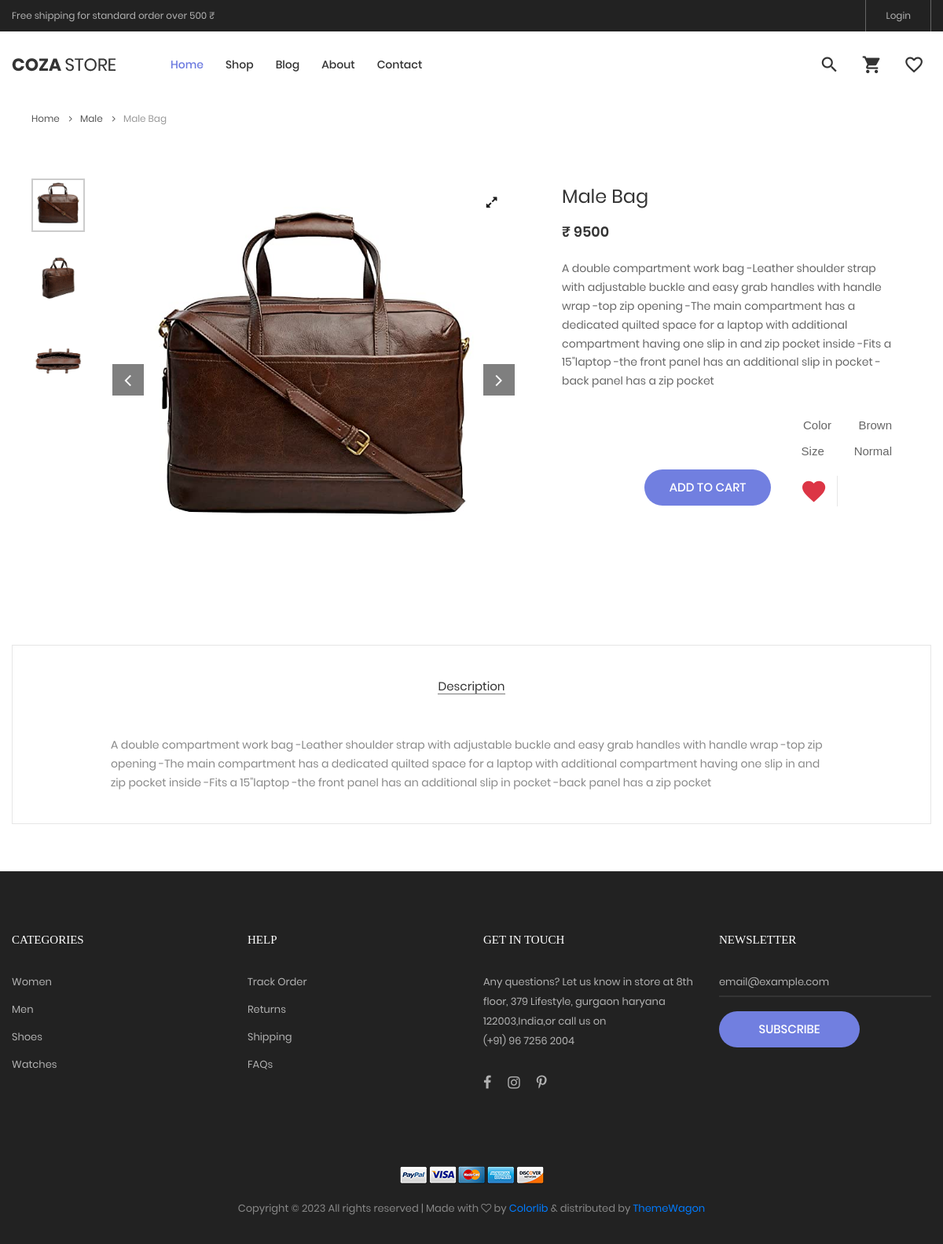
/product-detail/2/, run on the app's committed database.
### mainapp/models.py (models this page shows, shortened)
class Product(models.Model):
    id = models.AutoField(primary_key=True)
    name = models.CharField(max_length=40)
    maincategory = models.ForeignKey(Maincategory,on_delete=models.CASCADE)
    subcategory = models.ForeignKey(Subcategory,on_delete=models.CASCADE)
    color = models.CharField(max_length=15)
    size = models.CharField(max_length=10,default="",blank=True,null=True)
    baseprice = models.IntegerField()
    discount = models.IntegerField()
    finalprice = models.IntegerField()
    stock = models.BooleanField(default=True)
    discription = models.TextField()
    pic1 = models.ImageField(upload_to="Pics",default="",blank=True,null=True)
    pic2 = models.ImageField(upload_to="Pics",default="",blank=True,null=True)
    pic3 = models.ImageField(upload_to="Pics",default="",blank=True,null=True)

class Maincategory(models.Model):
    id = models.AutoField(primary_key=True)
    name = models.CharField(max_length=20,unique=True)
    def __str__(self):
        return self.name

### mainapp/views.py (the view)
# urls.py: path("product-detail/<int:num>/",views.productDetail),
def productDetail(Request, num):
    data = Product.objects.get(id=num)
    maincategory = Maincategory.objects.all()
    return render(Request, "product-detail.html", {'data': data, 'maincategory': maincategory})

### mainapp/templates/product-detail.html (shortened to what this page needs)
{% extends 'index.html' %}
{% block body %}
<div class="container ">
	<div class="bread-crumb flex-w p-l-25 p-r-15 p-t-100 p-lr-0-lg ">
		<a href="/" class="stext-109 cl8 hov-cl1 trans-04">
			Home
			<i class="fa fa-angle-right m-l-9 m-r-10" aria-hidden="true"></i>
		</a>
		<a href="/shop/All/All/" class="stext-109 cl8 hov-cl1 trans-04">
			{{data.maincategory}}
			<i class="fa fa-angle-right m-l-9 m-r-10" aria-hidden="true"></i>
		</a>
		<span class="stext-109 cl4">
			{{data.name}}
		</span>
	</div>
</div>
<section class="sec-product-detail bg0 p-t-65 p-b-60">
	<div class="container">
		<div class="row">
			<div class="col-md-6 col-lg-7 p-b-30">
				<div class="p-l-25 p-r-30 p-lr-0-lg">
					<div class="wrap-slick3 flex-sb flex-w">
						<div class="wrap-slick3-dots"></div>
						<div class="slick3 gallery-lb">
							<div class="item-slick3" data-thumb="{{data.pic1.url}}">
								<div class="wrap-pic-w pos-relative">
									<img src="{{data.pic1.url}}" alt="IMG-PRODUCT">
									<a class="flex-c-m size-108 how-pos1 bor0 fs-16 cl10 bg0 hov-btn3 trans-04"
										href="{{data.pic1.url}}">
										<i class="fa fa-expand"></i>
									</a>
								</div>
							</div>
						</div>
					</div>
				</div>
			</div>
			<div class="col-md-6 col-lg-5 p-b-30">
				<div class="p-r-50 p-t-5 p-lr-0-lg">
					<h4 class="mtext-105 cl2 js-name-detail p-b-14">
						{{data.name}}
					</h4>
					<span class="mtext-106 cl2">
						&#8377; {{data.finalprice}}
					</span>
					<p class="stext-102 cl3 p-t-23">
						{{data.discription}}
					</p>
					<div class="p-t-33">
						<div class="flex-w flex-r-m p-b-10">
							<div class="size-203 flex-c-m respon6">Color</div>
							{{data.color}}
						</div>
						<div class="flex-w flex-r-m p-b-10">
							<div class="size-203 flex-c-m respon6">Size</div>{{data.size}}
						</div>
						<div class="flex-w flex-r-m p-b-10">
							<div class="size-204 flex-w flex-m respon6-next">
								<button><a href="/add_to_cart/{{data.id}}"
										class="flex-c-m stext-101 cl0 size-101 bg1 bor1 hov-btn1 p-lr-15 trans-04 js-addcart-detail">Add
										to cart</a></button>
								<div class="flex-w flex-m p-l-10 p-t-10 respon7">
									<div class="flex-m bor9 p-r-10 m-r-11">
										<a href="/add_to_wishlist/{{data.id}}"
											class="fs-14 cl3 hov-cl1 trans-04 lh-10 p-lr-5 p-tb-2 js-addwish-detail tooltip100"
											data-tooltip="Add to Wishlist">
											<i class="zmdi zmdi-favorite fs-35 m-l-25 text-danger"></i>
										</a>
									</div>
								</div>
							</div>
						</div>
					</div>
				</div>
			</div>
		</div>
		<div class="bor10 m-t-50 p-t-43 p-b-40">
			<div class="tab01">
				<ul class="nav nav-tabs" role="tablist">
					<li class="nav-item p-b-10">
						<a class="nav-link active" data-toggle="tab" href="#description" role="tab">Description</a>
					</li>
				</ul>
				<div class="tab-content p-t-43">
					<div class="tab-pane fade show active" id="description" role="tabpanel">
						<div class="how-pos2 p-lr-15-md">
							<p class="stext-102 cl6">
								{{data.discription}}
							</p>
						</div>
					</div>
				</div>
			</div>
		</div>
	</div>
</section>
{% endblock%}

### mainapp/static/css/main.css (style rules this page uses)
.container { max-width: 1380px; }
@media (max-width: 1600px) { .container { max-width: 1200px; } }
.slick-slide { outline: none !important; }
.wrap-slick3 { position: relative; }
.wrap-slick3-dots { width: 11.111111%; }
.slick3 { width: 83.333333%; }
.tab01 .nav-tabs { display: -webkit-box; display: -webkit-flex; display: -moz-box; display: -ms-flexbox; display: flex; flex-wrap: wrap; justify-content: center; align-items: center; border: none; }
.tab01 .nav-tabs .nav-item { margin: 0px 15px; }
.tab01 .nav-link { font-family: Poppins-Regular; font-size: 15px; color: #888; line-height: 1.2; padding: 0; border-radius: 0px; border: none; border-bottom: 1px solid transparent; -webkit-transition: all 0.4s; -o-transition: all 0.4s; -moz-transition: all 0.4s; transition: all 0.4s; }
.tab01 .nav-link.active { color: #333; border-color: #797979; }
.tooltip100 { position: relative; }
.tooltip100::after { content: attr(data-tooltip); font-family: Poppins-Regular; font-size: 12px; color: #888; line-height: 18px; white-space: nowrap; display: block; position: absolute; background: #fff; border: 1px solid #ccc; height: 20px; padding: 0px 8px; top: -35px; left: 50%; -webkit-transform: translateX(-50%); -moz-transform: translateX(-50%); -ms-transform: translateX(-50%); -o-transform: translateX(-50%); transform: translateX(-50%); box-shadow: 0 3px 6px 0px rgba(0,0,0,0.18); -moz-box-shadow: 0 3px 6px 0px rgba(0,0,0,0.18); -webkit-box-shadow: 0 3px 6px 0px rgba(0,0,0,0.18); -o-box-shadow: 0 3px 6px 0px rgba(0,0,0,0.18); -ms-box-shadow: 0 3px 6px 0px rgba(0,0,0,0.18); -webkit-transition: all 0.2s; -o-transition: all 0.2s; -moz-transition: all 0.2s; transition: all 0.2s; visibility: hidden; opacity: 0; }
.cl0 { color: #fff; }
.cl2 { color: #333; }
.cl3 { color: #666; }
.cl4 { color: #999; }
.cl6 { color: #888; }
.cl8 { color: #555; }
.cl10 { color: #1d1d1d; }
.stext-101 { font-family: Poppins-Medium; font-size: 15px; line-height: 1.466667; text-transform: uppercase; }
.stext-102 { font-family: Poppins-Regular; font-size: 14px; line-height: 1.7; }
.stext-109 { font-family: Poppins-Regular; font-size: 12px; line-height: 1.833333; }
.mtext-105 { font-family: Poppins-Regular; font-size: 24px; line-height: 1.5; }
.mtext-106 { font-family: Poppins-SemiBold; font-size: 18px; line-height: 1.388888; }
.size-101 { min-width: 161px; height: 46px; }
.size-108 { width: 40px; height: 40px; }
.size-203 { width: 105px; }
.size-204 { width: calc(100% - 105px); }
.bg0 { background-color: #fff; }
.bg1 { background-color: #717fe0; }
.bor0 { border-radius: 50%; }
.bor1 { border-radius: 23px; }
.bor9 { border-right: 1px solid #e6e6e6; }
.bor10 { border: 1px solid #e6e6e6; }
.how-pos1 { position: absolute; top: 10px; right: 10px; }
.how-pos2 { padding-left: 10.7%; padding-right: 11%; }

### data on the page
Product: maincategory "Male", name "Male Bag", pic1 (picture), finalprice "9500", discription "A double compartment work bag -Leather shoulder strap with adjustable buckle and easy grab handles with handle wrap -top zip opening -The main compartment has a dedicated quilted space for a laptop with additional compartment having one slip in and zip pocket inside -Fits a 15\"laptop -the front panel has an additional slip in pocket -back panel has a zip pocket", color "Brown", size "Normal"
